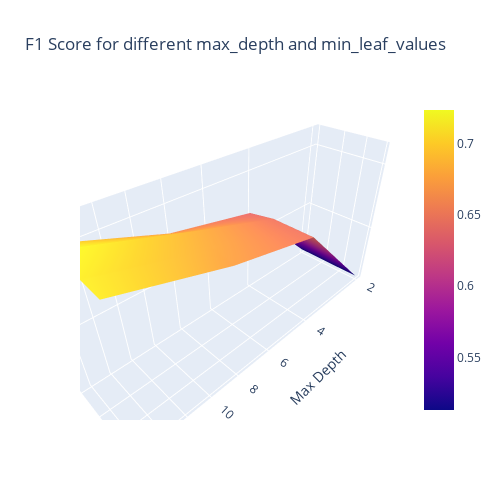

Source (notebook cell):
### Code cell
import plotly.graph_objects as go

fig = go.Figure(data=[go.Surface(z=Z, x=max_depth_values, y=min_leaf_values)])

fig.update_layout(title='F1 Score for different max_depth and min_leaf_values', 
                  autosize=False, width=500, height=500,
                  scene=dict(xaxis_title='Max Depth',
                             yaxis_title='Min Sample Leaf',
                             zaxis_title='F1 Score (Val)',
                             xaxis=dict(type='log'),
                             yaxis=dict(type='log')))

fig.show()

### Figure 1 — Plotly figure (JSON) as saved in the notebook; plotly's stock layout.template omitted (floating-point values rounded to 4 significant figures)
{"data": [{"type": "surface", "x": [2, 4, 8, 16], "y": [4, 5, 6, 7], "z": [[0.5133, 0.6382, 0.6627, 0.7091], [0.5133, 0.646, 0.6837, 0.7234], [0.5133, 0.646, 0.6781, 0.7129], [0.5133, 0.646, 0.6724, 0.7114]]}], "layout": {"autosize": false, "height": 500, "scene": {"xaxis": {"title": {"text": "Max Depth"}, "type": "log"}, "yaxis": {"title": {"text": "Min Sample Leaf"}, "type": "log"}, "zaxis": {"title": {"text": "F1 Score (Val)"}}}, "title": {"text": "F1 Score for different max_depth and min_leaf_values"}, "width": 500}}
